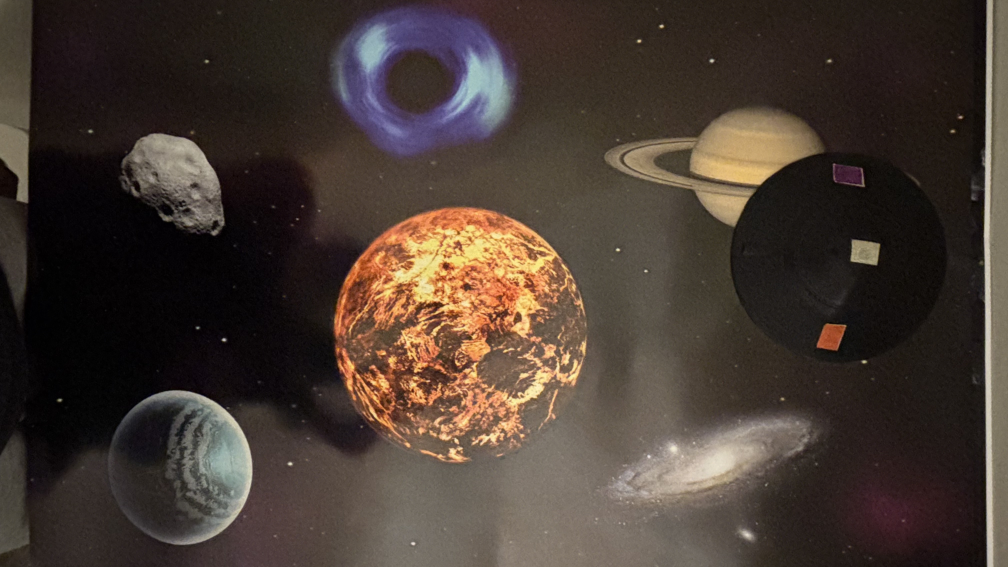
#> input picture Planets-1/IMG_1190.jpg, 4032 x 2268 px, given in place of the camera (shown at 1/4 size)
$ python 'Movement Logic.py'
#> lines starting #> are read from the running program, lines starting #| are printed output that depends on the picture; after the words box and inside, x2 and y2 are one past the last pixel; in counts of white or black regions, pixels touching at a corner belong together
import cv2
import numpy as np
import math


# Function to calculate the angle between two vectors in degrees
def calculate_angle(v1, v2):
    # Compute the dot product of the vectors
    dot_product = np.dot(v1, v2)
    # Compute the magnitudes of the vectors
    magnitude_v1 = np.linalg.norm(v1)
    magnitude_v2 = np.linalg.norm(v2)
    # Calculate the cosine of the angle using the dot product formula
    cos_theta = dot_product / (magnitude_v1 * magnitude_v2)
    # Ensure the value is within the valid range [-1, 1] to avoid numerical errors
    cos_theta = np.clip(cos_theta, -1.0, 1.0)
    # Return the angle in degrees
    return np.degrees(np.arccos(cos_theta))


# Define the target colors (RGB) and their names
colors = {
    'Earth': (119, 122, 129),  # RGB for Earth
    'Sun': (175, 95, 114),  # RGB for Sun
    'Venus': (174, 126, 120),  # RGB for Venus
    'Jupiter': (129, 233, 121)  # RGB for Jupiter
}

# Define the tolerance (range) for each color (in RGB space)
color_thresholds = 40  # Allows a range of 40 units in each RGB channel

# Initialize the camera
cap = cv2.VideoCapture(1)  # 0 is the default camera

# Angle threshold for deciding if the car needs to turn (2 degrees)
angle_threshold = 2

# Variable to store the name of the currently tracked object
currently_tracking = None

# List to store the objects that have been collected
collected_objects = []

while True:
    # Capture frame from the camera
    ret, frame = cap.read()
#> frame is the input picture: shape (2268, 4032, 3); mean B, G, R 50.9, 58.8, 71
    if not ret:
        print("Failed to grab frame")
        break

    # Get the dimensions of the frame (height, width)
    height, width, _ = frame.shape
#> height = 2268; width = 4032

    # The bottom middle of the camera screen
    bottom_center = (width // 2, height)
#> bottom_center = (2016, 2268)

    # Convert the frame from BGR to HSV
    hsv = cv2.cvtColor(frame, cv2.COLOR_BGR2HSV)
#> hsv: shape (2268, 4032, 3); mean H, S, V 40.8, 81.1, 72.1

    # Set lower and upper bounds for brightness (Value channel in HSV)
    lower_brightness = np.array([0, 0, 50])  # Low brightness threshold
    upper_brightness = np.array([179, 255, 255])  # Max brightness (full color range)

    # Create a mask for areas with non-black colors (low Value areas are excluded)
    mask_non_black = cv2.inRange(hsv, lower_brightness, upper_brightness)
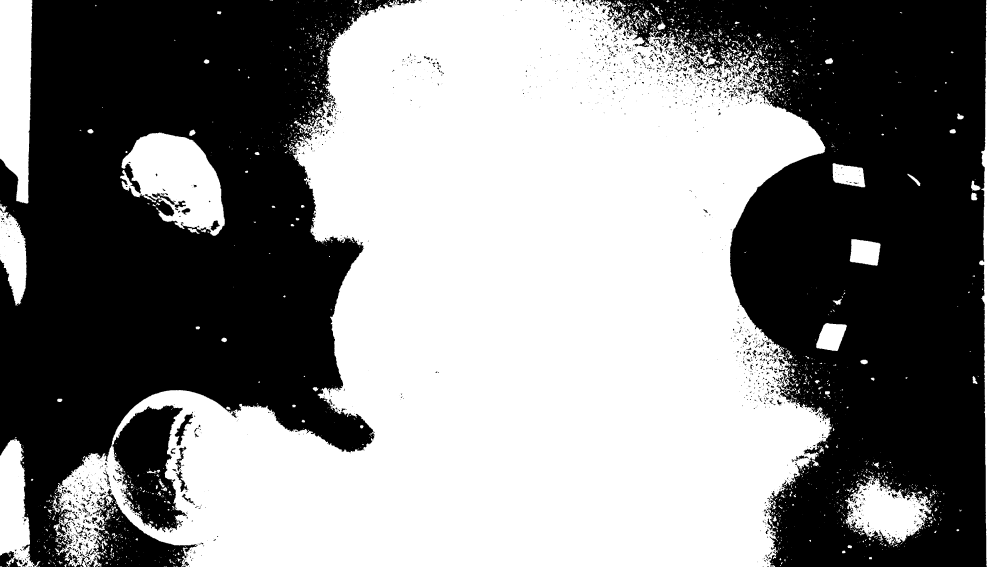
#> mask_non_black: shape (2268, 4032) (shown at 1/4 size); 53.9% white; 2355 black regions (1784 under 20 px)

    # Find contours of the non-black regions
    contours, _ = cv2.findContours(mask_non_black, cv2.RETR_EXTERNAL, cv2.CHAIN_APPROX_SIMPLE)
#> contours = 2522 contours, 2137 with area under 20; largest, box (x1, y1, x2, y2) and area: (214, 0, 3327, 2268) 4440599, (3916, 0, 4032, 2268) 207222, (480, 530, 899, 943) 105484, (0, 0, 129, 814) 87276, (3380, 1902, 3728, 2181) 53751

    objects = []  # List to store the objects' bounding box, centroid, and name

    # Process each contour
    for contour in contours:
        x, y, w, h = cv2.boundingRect(contour)
        if cv2.contourArea(contour) > 500:  # Filter out small contours
            # Extract the region of interest (ROI)
            roi = frame[y:y + h, x:x + w]

            # Calculate the average color of the object in RGB
            avg_color_bgr = np.mean(roi, axis=(0, 1))  # BGR format
            avg_color_rgb = (int(avg_color_bgr[2]), int(avg_color_bgr[1]), int(avg_color_bgr[0]))  # Convert to RGB

            # Find the closest match for the color
            detected_name = None
            min_distance = float('inf')
            for name, target_color in colors.items():
                # Compute the Euclidean distance between the target color and the average color
                distance = np.linalg.norm(np.array(target_color) - np.array(avg_color_rgb))

                # If the distance is within the threshold, label the object with the name
                if distance < min_distance and distance < color_thresholds:
                    min_distance = distance
                    detected_name = name

            # Only add the object if it's detected and labeled
            if detected_name:
                # Calculate the centroid of the bounding box (center of the object)
                centroid = (x + w // 2, y + h // 2)
                objects.append((centroid, detected_name, avg_color_rgb))

                # Draw the bounding box around the detected object
                cv2.rectangle(frame, (x, y), (x + w, y + h), (0, 255, 0), 2)  # Green bounding box

                # Put the color label above the bounding box
                label = f"{detected_name}"
                cv2.putText(frame, label, (x, y - 10), cv2.FONT_HERSHEY_SIMPLEX, 0.6, avg_color_rgb, 2, cv2.LINE_AA)
#> this loop made 2522 passes
#> (x, y, w, h, avg_color_bgr, avg_color_rgb, centroid, label) on pass 2492: (3916, 0, 116, 2268, [94.24, 108.7, 116.2], (116, 108, 94), (3974, 1134), 'Earth')
#> (x, y, w, h, avg_color_bgr, avg_color_rgb) on passes 573, 748, 880, 1141, 1189, 1204: (208, 1989, 32, 69, [36.61, 40.95, 48.5], (48, 40, 36)), (3380, 1902, 348, 279, [32.32, 29.1, 51.68], (51, 29, 32)), (0, 1755, 137, 513, [45.55, 52.07, 57.34], (57, 52, 45)), (3265, 1292, 123, 112, [37.97, 60.84, 114.7], (114, 60, 37)), (3399, 956, 123, 107, [85.76, 110.7, 120.3], (120, 110, 85)), (0, 840, 107, 382, [37.03, 42.6, 48.63], (48, 42, 37))
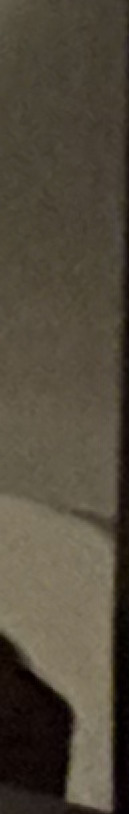
#> roi: shape (814, 129, 3); mean B, G, R 59.4, 73.4, 81.5
#> after the loop, objects = [((3974, 1134), 'Earth', (116, 108, 94))]

    # If we have detected objects, create a path between them
    if len(objects) > 0:
        # Start from the bottom center
        remaining_objects = objects.copy()
#> remaining_objects = [((3974, 1134), 'Earth', (116, 108, 94))]
        current_point = bottom_center
#> current_point = (2016, 2268)
        first_turn_displayed = False  # Flag to ensure we only label the first line

        # Find the closest object to the bottom center
        closest_obj = min(remaining_objects, key=lambda obj: np.linalg.norm(np.array(current_point) - np.array(obj[0])))
#> closest_obj = ((3974, 1134), 'Earth', (116, 108, 94))
        remaining_objects.remove(closest_obj)

        # Draw the line from the current point to the closest object
        cv2.line(frame, current_point, closest_obj[0], (0, 255, 255), 2)  # Yellow line to the object

        # Update the tracking object
        if currently_tracking is None:
            currently_tracking = closest_obj[1]
#> currently_tracking = 'Earth'

        # Display the current tracking object
        cv2.putText(frame, f"Currently Tracking: {currently_tracking}", (50, 50), cv2.FONT_HERSHEY_SIMPLEX, 1,
                    (0, 255, 255), 2, cv2.LINE_AA)

        # Calculate the vector representing the current line (from bottom_center to the closest object)
        current_vector = np.array(closest_obj[0]) - np.array(current_point)
#> current_vector = [1958, -1134]
        # Vertical vector is straight up from the bottom center (0, -1)
        vertical_vector = np.array([0, -1])

        # Calculate the angle between the current vector and the vertical vector
        angle = calculate_angle(current_vector, vertical_vector)
#> in calculate_angle, `dot_product = np.dot(v1, v2)`: dot_product = 1134
#> in calculate_angle, `magnitude_v1 = np.linalg.norm(v1)`: magnitude_v1 = 2262.7
#> in calculate_angle, `cos_theta = dot_product / (magnitude_v1 * magnitude_v2)`: cos_theta = 0.501
#> angle = 59.92

        # If the angle exceeds the threshold, display which way to turn
        if angle > angle_threshold and not first_turn_displayed:
            # Reverse the logic: if the x-component is positive, turn right, otherwise turn left
            direction = "Turn Right" if current_vector[0] > 0 else "Turn Left"
#> direction = 'Turn Right'
            cv2.putText(frame, direction, (50, 100), cv2.FONT_HERSHEY_SIMPLEX, 1, (0, 0, 255), 2, cv2.LINE_AA)
            first_turn_displayed = True  # Set flag to ensure labeling happens only once
        # If the angle is small (within the threshold), display "Go Forward"
        elif angle <= angle_threshold and not first_turn_displayed:
            cv2.putText(frame, "Go Forward", (50, 100), cv2.FONT_HERSHEY_SIMPLEX, 1, (0, 255, 0), 2, cv2.LINE_AA)
            first_turn_displayed = True  # Set flag to ensure labeling happens only once

        # Update the current point to the closest object's centroid
        current_point = closest_obj[0]
#> current_point = (3974, 1134)

    # Handle key press events for "x"
    key = cv2.waitKey(1) & 0xFF
#> (key x is pressed here)
    if key == ord('x') and currently_tracking is not None:
        collected_objects.append(currently_tracking)
        cv2.putText(frame, f"Collected: {currently_tracking}", (50, 150), cv2.FONT_HERSHEY_SIMPLEX, 1, (0, 255, 0), 2,
                    cv2.LINE_AA)
        # Mark the object as no longer being tracked
        currently_tracking = None  # Stop tracking the current object

    # Display the original frame with bounding boxes, labels, and path
    cv2.imshow("Non-Black Detection", frame)

    # Press 'q' to quit the application
    if key == ord('q'):
        break

# Release the camera and close all windows
cap.release()
cv2.destroyAllWindows()
